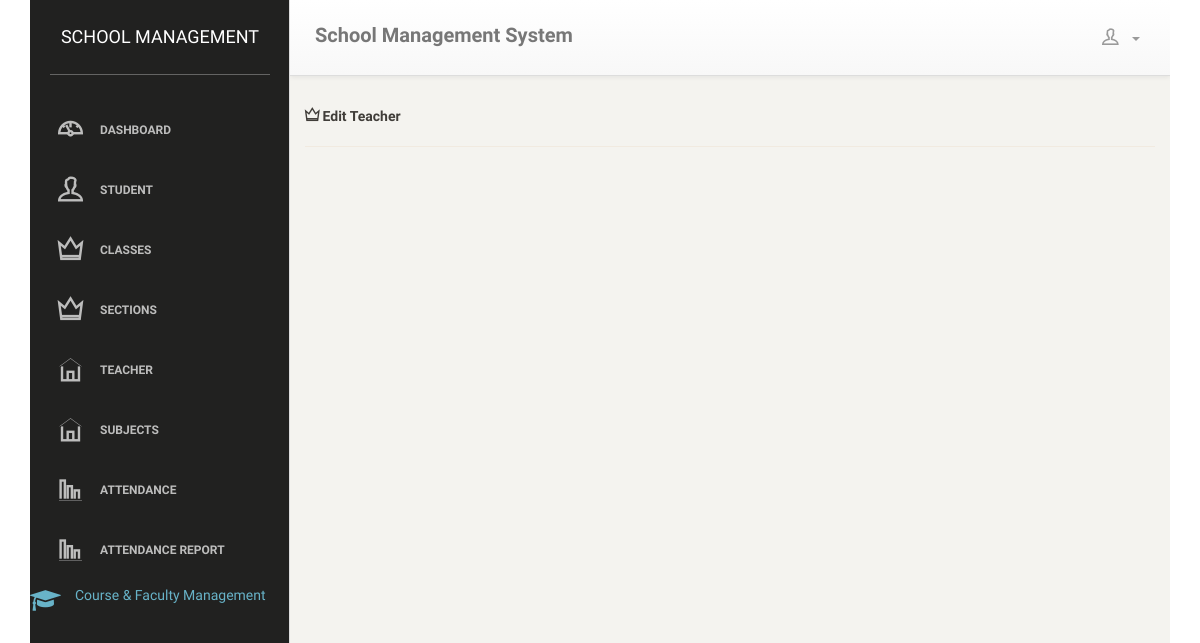
The page /edit_teacher?teacher_id=1 (signed in) on the database as committed earlier.
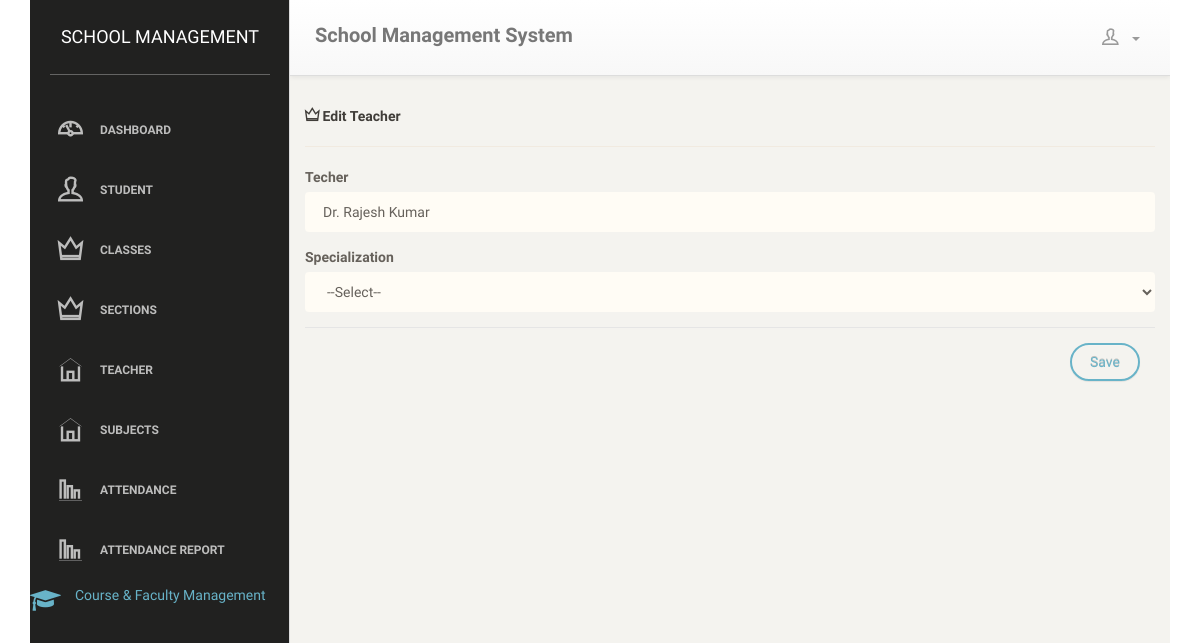
The same page on the database as committed later.
### tables this page shows
CREATE TABLE sms_teacher (
            teacher_id INTEGER PRIMARY KEY AUTOINCREMENT,
            teacher TEXT,
            subject_id INTEGER
        );

### app.py (the view)
@app.route("/edit_teacher", methods =['GET'])
def edit_teacher():
    if 'loggedin' in session:
        teacher_id = request.args.get('teacher_id')
        db = get_db()
        cursor = db.cursor()
        cursor.execute('SELECT t.teacher_id, t.teacher, s.subject FROM sms_teacher t LEFT JOIN sms_subjects s ON s.subject_id = t.subject_id WHERE t.teacher_id = ?', (teacher_id,))
        teachers = cursor.fetchall()
        cursor.execute('SELECT * FROM sms_subjects')
        subjects = cursor.fetchall()
        db.close()
        return render_template("edit_teacher.html", teachers = teachers, subjects = subjects)
    return redirect(url_for('login'))

### app.py (called while the page is built)
def get_db():
    db = sqlite3.connect('python_sms.db')
    db.row_factory = sqlite3.Row
    return db

### templates/edit_teacher.html (shortened to what this page needs)
{% include 'header.html' %}
<body>
	{% include 'top_menus.html' %}
	<div class="container">
		{% include 'left_menus.html' %}
		<div class="content">
			<div class="container-fluid">
				<div class="row">
				<a href="#"><strong><span class="ti-crown"></span> Edit Teacher</strong></a>
				<hr>
				{% for teacher in teachers %}
					<form method="post" id="teacherForm" action="{{ url_for('save_teacher')}}">
						<div class="form-group">
							<label for="Techer" class="control-label">Techer</label>
							<input type="text" name="techer_name" id="techer_name" autocomplete="off" class="form-control" placeholder="techer name" value="{{teacher.teacher}}"/>
						</div>
						<div class="form-group">
							<label for="Specialization" class="control-label">Specialization</label>
							<select class="form-control" id="specialization" name="specialization"/>
								<option value="">--Select--</option>
						</div>
						<div class="modal-footer">
							<input type="submit" name="save" id="save" class="btn btn-info" value="Save" />
						</div>
					</form>
				{% endfor %}
				</div>
			</div>
		</div>
	</div>
</body>
</html>

Rows that differ between the two databases and show on the page:
added sms_teacher: techer_name "Dr. Rajesh Kumar"
